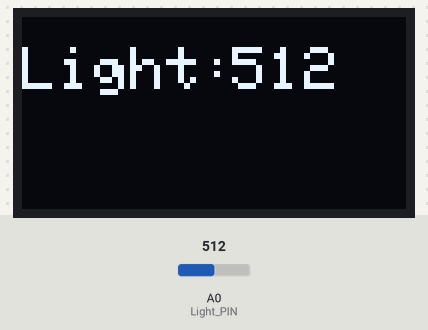
The sketch below on a simulated Arduino Uno, built with avr-gcc and run on an emulated ATmega328P. Parts: 128×64 one-colour display. The inputs (shaded band) are chosen by the test bench; at power-on: A0 (Light_PIN) = 512.

Above: at 1.2 s.
1.3 s: A0 (Light_PIN) set to 716
At 2.4 s:
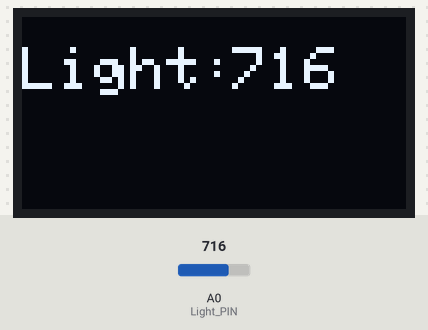
2.8 s: A0 (Light_PIN) set to 900
At 4.0 s:
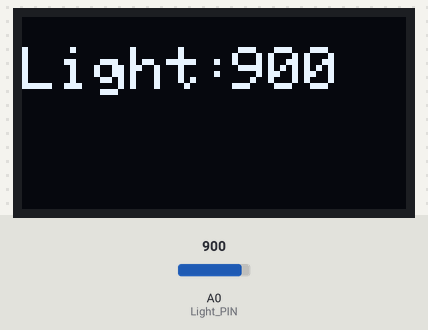
4.3 s: A0 (Light_PIN) set to 1023
At 5.5 s:
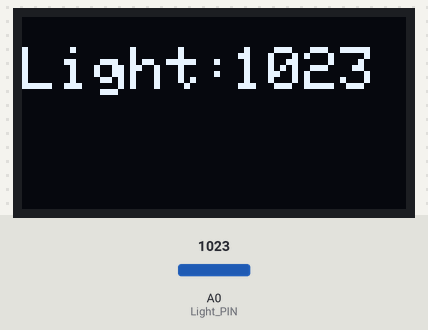
Timing chart, 0 to 7.3 s (numbered marks = the images above; inputs shaded):
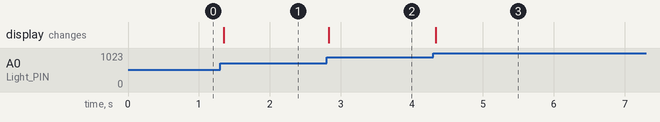

Measured:
- after the input at 1.3 s, the display: changes after 0.05 s (image 1)
- after the input at 2.8 s, the display: changes at once (image 2)
- after the input at 4.3 s, the display: changes at once (image 3)

The sketch:

show-light.ino
```cpp
#include<Wire.h>
#include<SPI.h>
#include<Adafruit_GFX.h>
#include<Adafruit_SSD1306.h>

#define OLED_MOSI 11
#define OLED_CLK 12
#define OLED_DC 9
#define OLED_CS 8
#define OLED_RESET 10
#define Light_PIN A0
Adafruit_SSD1306 display(OLED_MOSI, OLED_CLK, OLED_DC, OLED_RESET, OLED_CS);

void splash(){
  int light = analogRead(Light_PIN);
  display.clearDisplay(); // 清除清除螢幕和緩衝區

display.setTextColor(WHITE); // 設定文字顏色

display.setTextSize(2); // 調整文字大小

display.setCursor(0, 10); // 調整文字座標位置

display.print("Light: "); // 印出想顯示的文字
display.setTextSize(2); // 調整文字大小

display.setCursor(70, 10); // 調整文字座標位置

display.print(light); // 印出想顯示的文字

display.display(); // 顯示畫面
}

void setup() {
  // put your setup code here, to run once:
  Serial.begin(9600);
  pinMode(Light_PIN,INPUT);
  display.begin(SSD1306_SWITCHCAPVCC, 0x3D); // 初始化OLED

display.clearDisplay(); // 清除清除螢幕和緩衝區

display.setTextWrap(false); // 設定文字超出螢幕會不會換行


}

void loop() {
  // put your main code here, to run repeatedly:
  splash();
  //delay(1000);
}
```
